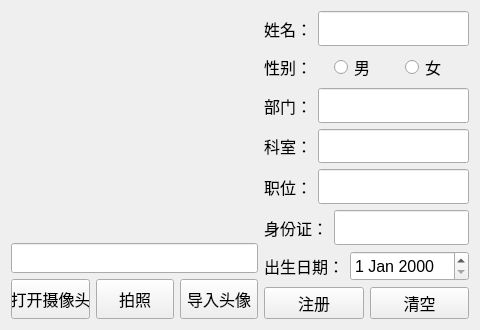
<?xml version="1.0" encoding="UTF-8"?>
<ui version="4.0">
 <class>RegisterWin</class>
 <widget class="QWidget" name="RegisterWin">
  <property name="geometry">
   <rect>
    <x>0</x>
    <y>0</y>
    <width>480</width>
    <height>330</height>
   </rect>
  </property>
  <property name="minimumSize">
   <size>
    <width>480</width>
    <height>330</height>
   </size>
  </property>
  <property name="maximumSize">
   <size>
    <width>480</width>
    <height>330</height>
   </size>
  </property>
  <property name="windowTitle">
   <string>Form</string>
  </property>
  <property name="styleSheet">
   <string notr="true"/>
  </property>
  <layout class="QHBoxLayout" name="horizontalLayout_10">
   <item>
    <layout class="QVBoxLayout" name="verticalLayout" stretch="6,1,1">
     <item>
      <widget class="QLabel" name="HeadLb">
       <property name="styleSheet">
        <string notr="true">border-image: url(:/img/border.png);</string>
       </property>
       <property name="text">
        <string/>
       </property>
      </widget>
     </item>
     <item>
      <widget class="QLineEdit" name="HeadLe">
       <property name="minimumSize">
        <size>
         <width>0</width>
         <height>30</height>
        </size>
       </property>
       <property name="font">
        <font>
         <pointsize>12</pointsize>
        </font>
       </property>
       <property name="styleSheet">
        <string notr="true">border-image: url(:/img/dataf.png);</string>
       </property>
      </widget>
     </item>
     <item>
      <layout class="QHBoxLayout" name="horizontalLayout">
       <item>
        <widget class="QPushButton" name="OpenVidPb">
         <property name="minimumSize">
          <size>
           <width>0</width>
           <height>40</height>
          </size>
         </property>
         <property name="font">
          <font>
           <pointsize>12</pointsize>
          </font>
         </property>
         <property name="styleSheet">
          <string notr="true">border-image: url(:/img/button.png);</string>
         </property>
         <property name="text">
          <string>打开摄像头</string>
         </property>
        </widget>
       </item>
       <item>
        <widget class="QPushButton" name="ScreenPb">
         <property name="minimumSize">
          <size>
           <width>0</width>
           <height>40</height>
          </size>
         </property>
         <property name="sizeIncrement">
          <size>
           <width>0</width>
           <height>40</height>
          </size>
         </property>
         <property name="font">
          <font>
           <pointsize>12</pointsize>
          </font>
         </property>
         <property name="styleSheet">
          <string notr="true">border-image: url(:/img/button.png);</string>
         </property>
         <property name="text">
          <string>拍照</string>
         </property>
        </widget>
       </item>
       <item>
        <widget class="QPushButton" name="InHeadPb">
         <property name="minimumSize">
          <size>
           <width>0</width>
           <height>40</height>
          </size>
         </property>
         <property name="font">
          <font>
           <pointsize>12</pointsize>
          </font>
         </property>
         <property name="styleSheet">
          <string notr="true">border-image: url(:/img/button.png);</string>
         </property>
         <property name="text">
          <string>导入头像</string>
         </property>
        </widget>
       </item>
      </layout>
     </item>
    </layout>
   </item>
   <item>
    <layout class="QVBoxLayout" name="verticalLayout_3">
     <item>
      <layout class="QVBoxLayout" name="verticalLayout_2">
       <item>
        <layout class="QHBoxLayout" name="horizontalLayout_2">
         <item>
          <widget class="QLabel" name="NameLb">
           <property name="minimumSize">
            <size>
             <width>0</width>
             <height>30</height>
            </size>
           </property>
           <property name="font">
            <font>
             <pointsize>12</pointsize>
            </font>
           </property>
           <property name="text">
            <string>姓名：</string>
           </property>
          </widget>
         </item>
         <item>
          <widget class="QLineEdit" name="NameLe">
           <property name="sizePolicy">
            <sizepolicy hsizetype="Expanding" vsizetype="Expanding">
             <horstretch>0</horstretch>
             <verstretch>0</verstretch>
            </sizepolicy>
           </property>
           <property name="font">
            <font>
             <pointsize>12</pointsize>
            </font>
           </property>
           <property name="styleSheet">
            <string notr="true">border-image: url(:/img/dataf.png);</string>
           </property>
          </widget>
         </item>
        </layout>
       </item>
       <item>
        <layout class="QHBoxLayout" name="horizontalLayout_7">
         <item>
          <widget class="QLabel" name="SexLb">
           <property name="minimumSize">
            <size>
             <width>0</width>
             <height>30</height>
            </size>
           </property>
           <property name="font">
            <font>
             <pointsize>12</pointsize>
            </font>
           </property>
           <property name="text">
            <string>性别：</string>
           </property>
          </widget>
         </item>
         <item>
          <widget class="QRadioButton" name="SexManRb">
           <property name="minimumSize">
            <size>
             <width>0</width>
             <height>30</height>
            </size>
           </property>
           <property name="font">
            <font>
             <pointsize>12</pointsize>
            </font>
           </property>
           <property name="text">
            <string>男</string>
           </property>
          </widget>
         </item>
         <item>
          <widget class="QRadioButton" name="SexWomanRb">
           <property name="minimumSize">
            <size>
             <width>0</width>
             <height>30</height>
            </size>
           </property>
           <property name="font">
            <font>
             <pointsize>12</pointsize>
            </font>
           </property>
           <property name="text">
            <string>女</string>
           </property>
          </widget>
         </item>
        </layout>
       </item>
       <item>
        <layout class="QHBoxLayout" name="horizontalLayout_3">
         <item>
          <widget class="QLabel" name="DepartLb">
           <property name="minimumSize">
            <size>
             <width>0</width>
             <height>30</height>
            </size>
           </property>
           <property name="font">
            <font>
             <pointsize>12</pointsize>
            </font>
           </property>
           <property name="text">
            <string>部门：</string>
           </property>
          </widget>
         </item>
         <item>
          <widget class="QLineEdit" name="DepartLe">
           <property name="sizePolicy">
            <sizepolicy hsizetype="Expanding" vsizetype="Expanding">
             <horstretch>0</horstretch>
             <verstretch>0</verstretch>
            </sizepolicy>
           </property>
           <property name="font">
            <font>
             <pointsize>12</pointsize>
            </font>
           </property>
           <property name="styleSheet">
            <string notr="true">border-image: url(:/img/dataf.png);</string>
           </property>
          </widget>
         </item>
        </layout>
       </item>
       <item>
        <layout class="QHBoxLayout" name="horizontalLayout_4">
         <item>
          <widget class="QLabel" name="OfficeLb">
           <property name="minimumSize">
            <size>
             <width>0</width>
             <height>30</height>
            </size>
           </property>
           <property name="font">
            <font>
             <pointsize>12</pointsize>
            </font>
           </property>
           <property name="text">
            <string>科室：</string>
           </property>
          </widget>
         </item>
         <item>
          <widget class="QLineEdit" name="OfficeLe">
           <property name="sizePolicy">
            <sizepolicy hsizetype="Expanding" vsizetype="Expanding">
             <horstretch>0</horstretch>
             <verstretch>0</verstretch>
            </sizepolicy>
           </property>
           <property name="font">
            <font>
             <pointsize>12</pointsize>
            </font>
           </property>
           <property name="styleSheet">
            <string notr="true">border-image: url(:/img/dataf.png);</string>
           </property>
          </widget>
         </item>
        </layout>
       </item>
       <item>
        <layout class="QHBoxLayout" name="horizontalLayout_5">
         <item>
          <widget class="QLabel" name="ProfessionLb">
           <property name="minimumSize">
            <size>
             <width>0</width>
             <height>30</height>
            </size>
           </property>
           <property name="font">
            <font>
             <pointsize>12</pointsize>
            </font>
           </property>
           <property name="text">
            <string>职位：</string>
           </property>
          </widget>
         </item>
         <item>
          <widget class="QLineEdit" name="ProfessionLe">
           <property name="sizePolicy">
            <sizepolicy hsizetype="Expanding" vsizetype="Expanding">
             <horstretch>0</horstretch>
             <verstretch>0</verstretch>
            </sizepolicy>
           </property>
           <property name="font">
            <font>
             <pointsize>12</pointsize>
            </font>
           </property>
           <property name="styleSheet">
            <string notr="true">border-image: url(:/img/dataf.png);</string>
           </property>
          </widget>
         </item>
        </layout>
       </item>
       <item>
        <layout class="QHBoxLayout" name="horizontalLayout_6">
         <item>
          <widget class="QLabel" name="IDcardLb">
           <property name="minimumSize">
            <size>
             <width>0</width>
             <height>30</height>
            </size>
           </property>
           <property name="font">
            <font>
             <pointsize>12</pointsize>
            </font>
           </property>
           <property name="text">
            <string>身份证：</string>
           </property>
          </widget>
         </item>
         <item>
          <widget class="QLineEdit" name="IDcardLe">
           <property name="sizePolicy">
            <sizepolicy hsizetype="Expanding" vsizetype="Expanding">
             <horstretch>0</horstretch>
             <verstretch>0</verstretch>
            </sizepolicy>
           </property>
           <property name="font">
            <font>
             <pointsize>12</pointsize>
            </font>
           </property>
           <property name="styleSheet">
            <string notr="true">border-image: url(:/img/dataf.png);</string>
           </property>
          </widget>
         </item>
        </layout>
       </item>
       <item>
        <layout class="QHBoxLayout" name="horizontalLayout_8">
         <item>
          <widget class="QLabel" name="TimeLb">
           <property name="minimumSize">
            <size>
             <width>0</width>
             <height>30</height>
            </size>
           </property>
           <property name="font">
            <font>
             <pointsize>12</pointsize>
            </font>
           </property>
           <property name="text">
            <string>出生日期：</string>
           </property>
          </widget>
         </item>
         <item>
          <widget class="QDateEdit" name="TimeDe">
           <property name="minimumSize">
            <size>
             <width>0</width>
             <height>30</height>
            </size>
           </property>
           <property name="font">
            <font>
             <pointsize>12</pointsize>
            </font>
           </property>
           <property name="styleSheet">
            <string notr="true">border-image: url(:/img/dataf.png);</string>
           </property>
          </widget>
         </item>
        </layout>
       </item>
      </layout>
     </item>
     <item>
      <layout class="QHBoxLayout" name="horizontalLayout_9">
       <item>
        <widget class="QPushButton" name="RegisterPb">
         <property name="minimumSize">
          <size>
           <width>0</width>
           <height>30</height>
          </size>
         </property>
         <property name="font">
          <font>
           <pointsize>12</pointsize>
          </font>
         </property>
         <property name="styleSheet">
          <string notr="true">border-image: url(:/img/button.png);</string>
         </property>
         <property name="text">
          <string>注册</string>
         </property>
        </widget>
       </item>
       <item>
        <widget class="QPushButton" name="ClearPb">
         <property name="minimumSize">
          <size>
           <width>0</width>
           <height>30</height>
          </size>
         </property>
         <property name="font">
          <font>
           <pointsize>12</pointsize>
          </font>
         </property>
         <property name="styleSheet">
          <string notr="true">border-image: url(:/img/button.png);</string>
         </property>
         <property name="text">
          <string>清空</string>
         </property>
        </widget>
       </item>
      </layout>
     </item>
    </layout>
   </item>
  </layout>
 </widget>
 <resources/>
 <connections/>
</ui>
